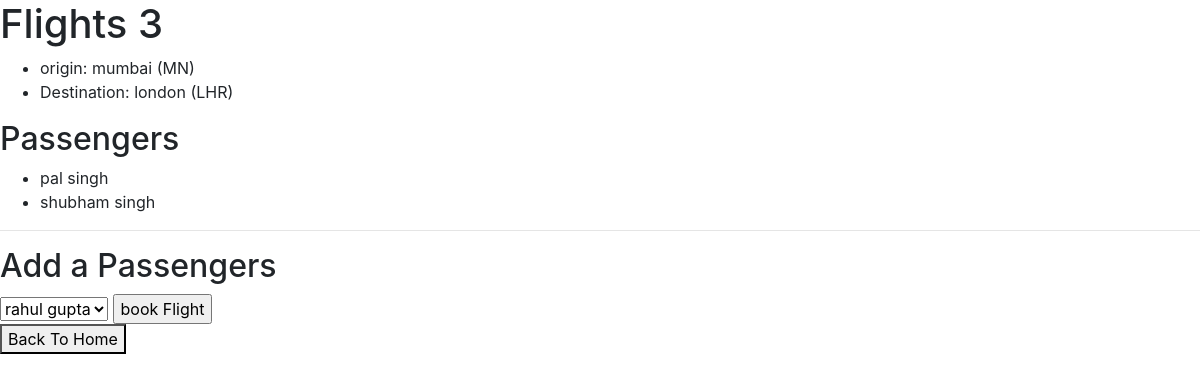
Page /3 on the committed database.
### flights/models.py (models this page shows, shortened)
class Flight(models.Model):
    origin=models.ForeignKey(Airport,on_delete=models.CASCADE,related_name="departures")
    destination=models.ForeignKey(Airport,on_delete=models.CASCADE,related_name="arrivals")
    duration=models.IntegerField()

class Airport(models.Model):
    code= models.CharField(max_length=3)
    city= models.CharField(max_length=64)
    def __str__(self):
        return f"{self.city} ({self.code})"

class Passenger(models.Model):
    first=models.CharField(max_length=64)
    last=models.CharField(max_length=64)
    flights=models.ManyToManyField(Flight,blank=True,related_name='passengers')
    def __str__(self):
        return  f"{self.first} {self.last}"

### flights/views.py (the view)
# urls.py: path('<int:flight_id>', views.flight,name="flight"),
def flight(request,flight_id):
    try:
        flight=Flight.objects.get(pk=flight_id)
    except Flight.DoesNotExist:
        raise Http404("Flight does not exist.")
    context={
        "flight":flight,
        "passengers":flight.passengers.all(),
        "non_passengers":Passenger.objects.exclude(flights=flight).all()
    }
    return  render(request,"flights/flight.html",context)

### flights/templates/flights/flight.html (shortened to what this page needs)
{% extends "flights/base.html" %}
{% block body %}
<h1>Flights {{ flight.id }}</h1>
<ul>
    <li>origin: {{ flight.origin }}</li>
    <li>Destination: {{ flight.destination }}</li>
</ul>
<h2>Passengers</h2>
<ul>
    {% for passenger in passengers %}
        <li>{{ passenger }}</li>
        {% empty %}
        <li>No Passengers</li>
    {% endfor %}
</ul>
<hr>
<h2>Add a Passengers</h2>
{% if non_passengers %}
<form action="{% url 'book' flight.id %}" method="post">
    <select name="passenger">
       {% for passenger in non_passengers %}
        <option value="{{ passenger.id}}">{{ passenger }}</option>
        {% endfor %}
    </select>
    <input type="submit" value="book Flight"/>
</form>
{% else %}
<div>No passengers to add.</div>
{% endif %}
<a href="{% url 'index' %}"><button>Back To Home</button></a>
</body>
</html>
{% endblock%}

### rows in the picture
Flight: id "3", origin "mumbai (MN)", destination "london (LHR)"
Passenger: first+last "pal singh"
Passenger: first+last "shubham singh"

### other values in the picture
form field passenger "rahul gupta"
